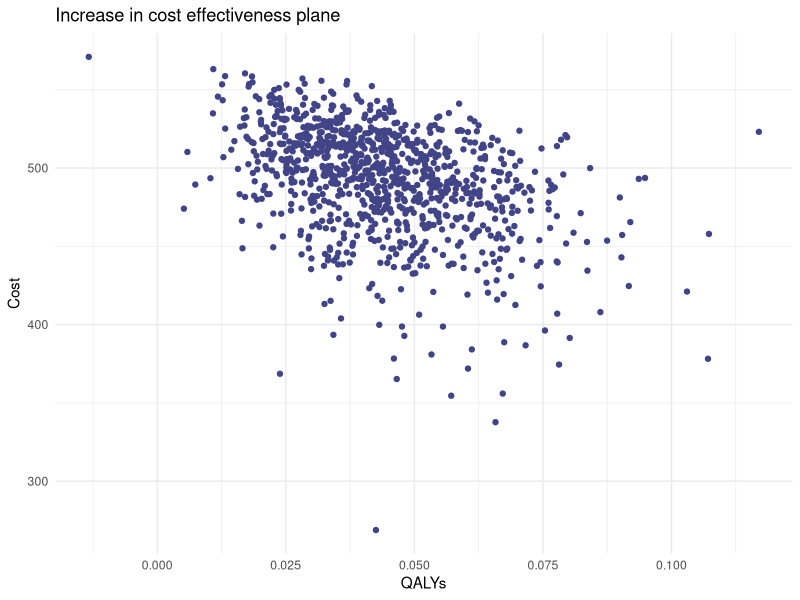
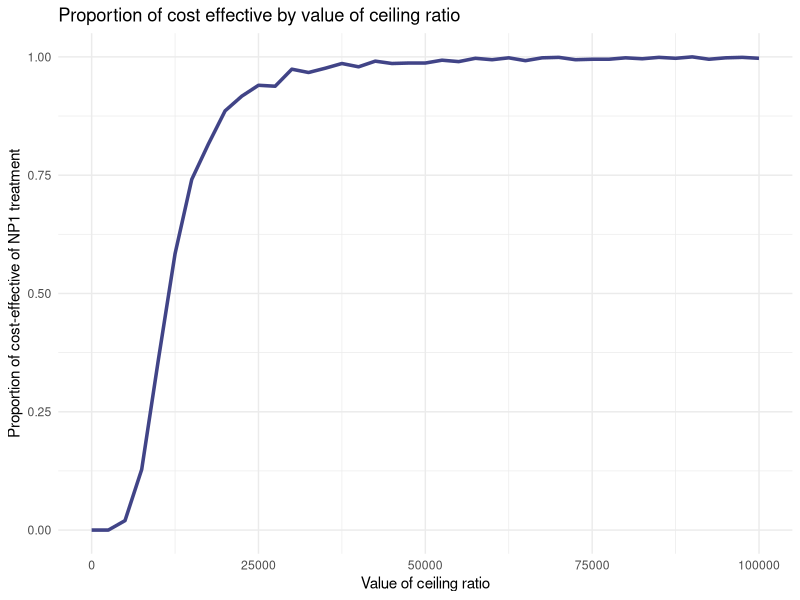

The R source for these figures, in order: (Note: a time limit stopped this script after it produced the figures.)
## ---- chunk 1
library(MASS)

cStandard <- 394 #cost of standard implant
cNP1 <- 579 #cost of new implant

cDR <- 0.06 #cost discount rate
oDR <- 0.015 #outcome discount rate
age <- 60 #average age of all patients at receipt of primary implant
male <- 0 #sex indicator (0 for female, 1 for male)

iVec <- c(1000,0,0,0,0) #starting vector; everyone starts in the first state
t <- 60 #number of cycles

covMat <- matrix(
  c(0.0022515  , -0.005691 , 0.000000028, 0.0000051, 0.000259,
   -0.005691   ,  0.0432191,-0.000783   ,-0.007247 ,-0.000642,
    0.000000028, -0.000783 , 2.716e-05  , 0.000033 ,-0.000111,
    0.0000051  , -0.007247 , 0.000033   , 0.0118954, 0.000184,
    0.000259   , -0.000642 ,-0.000111   , 0.000184 , 0.1463686),
  nrow = 5, ncol = 5, byrow = T
)

colnames(covMat) <- rownames(covMat) <- c("lngamma","cons","age","male","NP1")

survModelSummary <- data.frame(
  variable = c("lngamma","cons","age","male","NP1"),
  coefficient = c(0.3740968,-5.490935,-0.0367022,0.768536,-1.344474),
  SE = c(0.0474501,0.207892,0.0052112,0.109066,0.3825815)
)
survModelSummary$hazard_ratio <- exp(survModelSummary$coefficient)




drawBetaMethodMoments <- function(n,mu,s){
  
  #functions estimates alpha and beta using the method of moments then draws from the beta distribution
  alpha <- ((mu*(1-mu)/s^2) -1)*mu
  beta <- alpha*(1-mu )/mu
  
  #draw our random number
  draw <- rbeta(n,alpha,beta)
  
  return(draw)
  
}


tProbsHazard <- function(t,lambda,gamma){
   
  return(1-exp(lambda*(((1:t)-1)^gamma - ((1:t)^gamma))))
   
}


tProbs_time <- function(omrPTHR,omrRTHR,rr,mr,rrr,t){
  #omrPTHR is operative mortality rate following primary THR
  #omrRTHR is operative mortality rate following revision THR
  #rrr is re-revision risk
  #mr is mortality risk
  
  tProbs <- matrix(
  c(0, 1-(omrPTHR),     0,     0,                   omrPTHR,
    0, 1-(rr[t]+mr[t]), rr[t], 0,                   mr[t],
    0, 0,               0,     1-(omrRTHR + mr[t]), omrRTHR + mr[t],
    0, 0,               rrr,   1-(rrr+mr[t]),       mr[t],
    0, 0,               0,     0,                   1
  ),ncol = 5, nrow = 5, byrow = T
)
  
  return(tProbs)
  
}

#provided death rates and yearly transition probabilities
deathRates <- data.frame(
  Age = c("35-44","45-54","55-64","65-74","75-84","85 and over"),
  Males = c(1.51,3.93,10.9,31.6,80.1,187.9),
  Females = c(0.99,2.6,6.7,19.3,53.5,154.8)
  
)
yearlyTProbs <- data.frame(
    Age = c("35-44","45-54","55-64","65-74","75-84","85 and over"),
    Index = c(35,45,55,65,75,85),
    Males = c(0.00151,0.00393,0.0109,0.0316,0.0801,0.1879),
    Females = c(0.00099,0.0026,0.0067,0.0193,0.0535,0.1548)
)


discountFormula <- function(nonDiscount,discRate,t){
  
  return(nonDiscount/(1+discRate)^(1:t))
  
}



calculateYearlyProbs <- function(iVec,omrPTHR,omrRTHR,rr,mr,rrr,t){
  
  #create empty matrix that we will fill in
  
  matReturn <- matrix(nrow = t, ncol = 5)
  
  #initialize first vector of proportions
  
  #create column names
  colnames(matReturn) <- c("PrimaryTHR","SuccessP","RevisionTHR","SucessR","Death")

  for(i in 1:t){
    
    #get the corresponding transition matrix based on the time
    tProbs <- tProbs_time(omrPTHR,omrRTHR,rr,mr,rrr,i)
    
    matReturn[i,] <- iVec %*% tProbs 
    
    #update ivec
    iVec <- iVec %*% tProbs
    
  }
  #returns a t (years) x 5 (states) matrix where the rows represent the proportion in a given state at year t
  return(matReturn)
  
}


#complete primary analysis function for NP1
analysisNP1 <- function(omrPTHR,omrRTHR,mr,rrr,rrNP1,cPrimary,cRevision,cStandard,uSuccessP,uSuccessR,uRevision,cDR,oDR,cNP1,gamma,lambda,iVec,t){

  #calculate the revision risk
  rr <- tProbsHazard(t=t,lambda = lambda,gamma = gamma)
  mr <- sapply(1:t,function(x){
    
    #calculate which index select based on the age group
    inds <- sum(x+age >= yearlyTProbs$Index)
    
    #select the gender columns
    #if else takes 3 arguments, the first is a logical check, if true, it returns the second value, if false it returns the 3rd argument. Equivalent code can be written use if(x){}else{}.
    genderCol <- ifelse(male ==1,3,4)
    
    return(yearlyTProbs[inds,genderCol])
    
  })
    
  #calculate standard states
  standPopStates <- calculateYearlyProbs(iVec = iVec,omrPTHR=omrPTHR, omrRTHR=omrPTHR,rr= rr, mr = mr,rrr=rrr,t=t)
  lifeYearsStandard <- rowSums(standPopStates[,-5])
  #excludes death year
  costVec <- c(0,0,cRevision,0)

  #add a parameter for the initial cost we had 1000 initial patients
  iCostStandard <- cStandard*1000
  
  #first calculate the total cost
  totalCosts <- standPopStates[,-5] %*% costVec
  
  #calculate the discounted cost
  discCostStandard <- discountFormula(totalCosts,cDR,t=t)
  
  #calculate the quality adjusted life years by creating a vector for each state utility except death
  utility<- c(0,uSuccessP,uRevision,uSuccessR)
  
  #multiply by the cohort
  totalQuality <- standPopStates[,-5] %*% utility
  QALYStandard <- discountFormula(totalQuality,discRate = oDR,t=t)
  
  #calculate the total cost for all cycles/person
  STDcost <- sum(c(iCostStandard,discCostStandard))/1000
  STDLYs <- sum(lifeYearsStandard)/1000
  STDQALYS <- sum(QALYStandard)/1000

  
  ###repeat this for the NP1###
  rrNP1_vec <- tProbsHazard(t,lambda = lambda*rrNP1,gamma = gamma)

  #call the previous function created
  populationStatesNP1 <- calculateYearlyProbs(iVec,omrPTHR,omrRTHR,rr=rrNP1_vec,mr=mr,rrr=rrr,t=t)
  
  #calculate life years for np1
  lifeYearsNP1 <- rowSums(populationStatesNP1[,-5])
  
  #total and discounted costs
  totalCostsNP1 <- populationStatesNP1[,-5] %*% costVec
  discCostsNP1 <- discountFormula(totalCostsNP1,cDR,t=t)
  #add the initial cost for NP1
  iCostNP1 <- cNP1*1000
  #Utility
  totalQualityNP1 <- populationStatesNP1[,-5] %*% utility
  QALYNP1 <- discountFormula(totalQualityNP1,discRate = oDR,t=t)
  
  #calculate the total cost for all cycles/person
  NP1cost <- sum(c(iCostNP1,discCostsNP1))/1000
  NP1LYs <- sum(lifeYearsNP1)/1000
  NP1QALYS <- sum(QALYNP1)/1000
  
  #returns a list of discounted cost and QALYs for each method
  return(list(STDcost = STDcost, STDQALYS = STDQALYS, NP1cost = NP1cost,NP1QALYS = NP1QALYS, ICER = (NP1cost-STDcost)/(NP1QALYS-STDQALYS)))
  
}
## ---- chunk 2
generateSimulations <- function(nReps = 1000,age=60,male=0,cRatio = 100000){
   
   #we need to know how many columns or variable we have here in ncol
   cols <- c("omrPTHR","omrRTHR","rrNP1","rrr","lambda","gamma",
             "cPrimary","cRevision","cSuccess","uSuccessP","uSuccessR",
             "uRevision","cRatio","STDCost","STDQALYS","NP1Cost","NP1QALYS",
             "STDNMB","NP1NMB","NP1Inc","CESTD","CENP1","CENP1Inc")
   
   dfReturn <- data.frame(matrix(NA,nrow = nReps,ncol = length(cols)))
  
   #fill out the column names for our dataframe
   colnames(dfReturn) <- cols

   #cRatio is fixed at 100000
   #This is the threshold ratio
   dfReturn$cRatio <- cRatio
   alpha <- (5294/1487)^2
   beta <- 1487^2 / 5294
   
   #due to R's vectorization, we can sample all the parameters at once in the "n" parameter
   omrPTHR <- rbeta(nReps,2,98) #operative mortality rate following primary THR
   omrRTHR <- rbeta(nReps,2,98) #operative mortality rate following revision THR
   rrr <- rbeta(nReps,4,96) #re-revision risk
   
   #save them here using R's vectorization
   dfReturn$omrPTHR <- omrPTHR
   dfReturn$omrRTHR <- omrRTHR 
   dfReturn$rrr <- rrr
   
   #cost and utility
   cRevision <- rgamma(nReps,shape = alpha,scale = beta)
   uSuccessP <- drawBetaMethodMoments(nReps,0.85,0.03)
   uSuccessR <- drawBetaMethodMoments(nReps,0.75,0.04)
   uRevision <- drawBetaMethodMoments(nReps,0.3,0.03)
   
   dfReturn$cRevision <- cRevision
   dfReturn$uSuccessP <- uSuccessP
   dfReturn$uSuccessR <- uSuccessR
   dfReturn$uRevision <- uRevision 
   
   #draw from multivariate normal
   normDraw <- MASS::mvrnorm(nReps, mu = survModelSummary$coefficient,Sigma = covMat)
   
   #using R's vectorization, we can calculate operations on the entire vector, we must use [,"name"]as normDraw is not a matrix rather than a vector
   lambda <- exp(normDraw[,'cons'] + normDraw[,'age']*age + normDraw[,'male']*male)
   gamma <- exp(normDraw[,'lngamma'])
   rrNP1 <- exp(normDraw[,'NP1'])
   
   dfReturn$lambda <- lambda
   dfReturn$gamma <- gamma
   dfReturn$rrNP1 <- rrNP1

  #start the for-loop
  
  for(i in 1:nReps){
    
    #call the analysis function and specify the iteration for the parameter to be selected
    #those with a parameter that is constant do not need to be called from dfReturn
    results <- analysisNP1(dfReturn$omrPTHR[i],dfReturn$omrRTHR[i],mr,dfReturn$rrr[i],dfReturn$rrNP1[i],
                           dfReturn$cPrimary[i],dfReturn$cRevision[i],dfReturn$cStandard[i],dfReturn$uSuccessP[i],
                           dfReturn$uSuccessR[i],dfReturn$uRevision[i],cDR,oDR,cNP1,dfReturn$gamma[i],dfReturn$lambda[i],iVec,t)
    
    #save the results
    dfReturn$STDCost[i] <- results$STDcost
    dfReturn$STDQALYS[i] <- results$STDQALYS
    dfReturn$NP1Cost[i] <- results$NP1cost
    dfReturn$NP1QALYS[i] <- results$NP1QALYS
    
    #calculate net monetary benefit
    dfReturn$STDNMB[i] <- results$STDQALYS*dfReturn$cRatio[i]-results$STDcost
    dfReturn$NP1NMB[i] <- results$NP1QALYS*dfReturn$cRatio[i]-results$NP1cost
    dfReturn$NP1Inc[i] <- (results$NP1QALYS-results$STDQALYS)*dfReturn$cRatio[i] - (results$NP1cost-results$STDcost)
    
    #calculate the cost effectiveness
    dfReturn$CESTD[i] <- ifelse(dfReturn$STDNMB[i]>= dfReturn$NP1NMB[i],1,0)
    dfReturn$CENP1[i] <- ifelse(dfReturn$CESTD[i]==1,0,1)
    dfReturn$CENP1Inc[i] <- ifelse(dfReturn$NP1Inc[i]>0,1,0)
    
    #the above formulae come directly from the textbook 5.1.4
  }
   
  return(dfReturn)
   
}
## ---- chunk 3
library(ggplot2)

set.seed(1)
## ---- chunk 4
res <- generateSimulations(nReps = 1000)
## ---- chunk 5
res$diffCost <- res$NP1Cost-res$STDCost
res$diffQALYs <- res$NP1QALYS-res$STDQALYS
## ---- chunk 6
ggplot(res,
       aes(
         x = diffQALYs,
         y = diffCost)) + 
      geom_point(
        colour = "#414487") + 
      theme_minimal() + 
      labs(
        x = "QALYs", 
        y = "Cost", 
        title = "Increase in cost effectiveness plane")
## ---- chunk 7
#mean proportion of STD cost effective
mean(res$CESTD)

#mean proportion of NP1 cost effective
mean(res$CENP1)

#equivalently, the same NP1 net monetary benefit as the "increase" over the standard
mean(res$CENP1Inc)
## ---- chunk 8
cRatios <- seq(0, 100000, by = 2500)
## ---- chunk 9
cRatioResults <- sapply(cRatios,function(x){
  
  #call the simulation
  NP1sim <- generateSimulations(nReps = 1000,cRatio = x)
  
  #calculate the proportion for each simulatiom
  propNP1CE <- mean(NP1sim$CENP1)
  
  return(propNP1CE)
  
})

ncRatios <- length(cRatios)
dfcRatios <- data.frame(cRatio = cRatios,probCENP1 = cRatioResults,probCESTD = 1-cRatioResults)
## ---- chunk 10
ggplot(dfcRatios,
       aes(
         x = cRatio,
         y = probCENP1)) + 
      geom_line(
        colour = '#414487',
        linewidth = 1.2) + 
      theme_minimal()+ 
      labs(
        x = "Value of ceiling ratio", 
        y = "Proportion of cost-effective of NP1 treatment", 
        title = "Proportion of cost effective by value of ceiling ratio",
        colour = "Treatment") 
## ---- chunk 11
ages <- c(40,60,80)
gender <- c(0,1)
## ---- chunk 12
factorsOfInterest <- expand.grid(cRatio = cRatios, age=ages, male = gender)
## ---- chunk 13
factorsOfInterest$propNP1CE <- NA
## ---- chunk 14
subGroupSimulation <- function(nReps,factorsOfInterest){
   
  #calculate the number of combinations
  nCombinations <- nrow(factorsOfInterest)
  
  for(c in 1:nCombinations){
  
  #our current combination of the loop (current row)
  currentCombination <- factorsOfInterest[c,]
  
  #call our simulation function
  NP1sim <- generateSimulations(nReps = nReps, cRatio = currentCombination$cRatio ,age = currentCombination$age, male = currentCombination$male)
  
  #calculate the proportion of cost effectiveness
  propNP1CE <- mean(NP1sim$CENP1)
  
  #fill in the dataframe with the proportion
  factorsOfInterest$propNP1CE[c] <- propNP1CE
  }
  
  return(factorsOfInterest)
  
}
## ---- chunk 15
subGroupResults <- subGroupSimulation(1000,factorsOfInterest)
## ---- chunk 16
subGroupResults$combined_factor <- interaction(as.factor(subGroupResults$age),as.factor(subGroupResults$male),sep = "_")
## ---- chunk 17
ggplot(subGroupResults,
       aes(
         x = cRatio,
         y = propNP1CE,
         colour = combined_factor)) + 
      geom_line(
        linewidth = 1.2,
        alpha = 0.8) + 
      labs(
        x = "Threshold Ratio", 
        y = "Proportion of NP1 cost effective", 
        title = "Line plot of cost effectiveness of NP1 implant by age and gender", 
        colour = 'Factor') +
      scale_color_manual(
        labels = c("40_0"="Female Age 40","60_0"= "Female Age 60","80_0"="Female Age 80", "40_1"="Male Age 40","60_1"= "Male Age 60","80_1"="Male Age 80"),
        values = c("40_0" = "#fde725","60_0" = "#7ad151","80_0" = "#22a884", "40_1" = "#2a788e", "60_1" = "#414487","80_1" = "#440154"))
